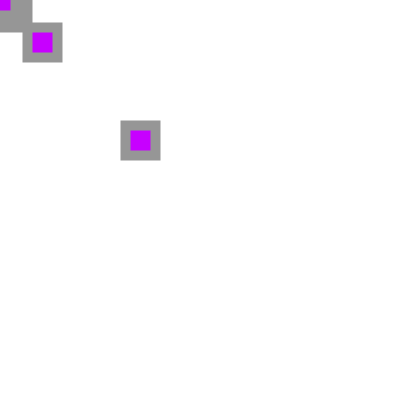
Frame 1 (no input)
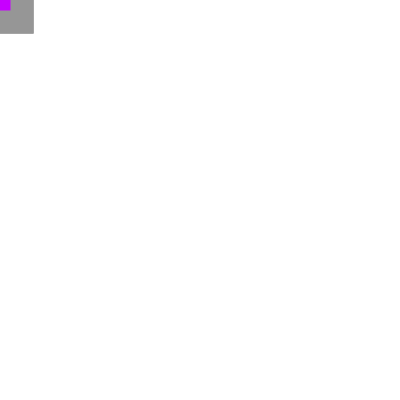
Frame 60 (the mouse pressed at the canvas centre just before this capture)
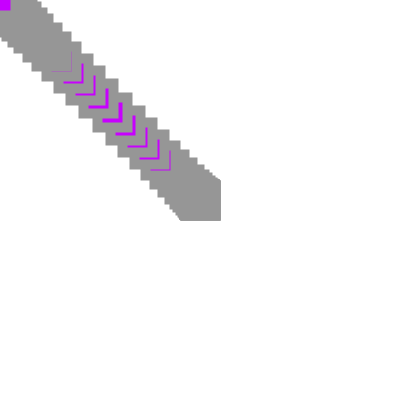
Frame 120 (the mouse held since frame 60 and released just before this capture)

The Processing sketch that drew these frames (run headless with seeded random() and noise(); from frame 60 on, the mouse is pressed at the canvas centre):

// Processing sketch: processing_174349
// ── processing_174349.pde

float easing = 0.7;
suiveur chef;
 
void setup(){
  size(400,400); 
  chef = new suiveur();
}
 
void draw(){
  //Static Alien Experiment
 


 
rectMode(CENTER);
fill(#009BFF);
rect(100,120,45,60);  //Body
 
fill(#009BFF);
rect(100,70,60,70);  //Head
 
fill(#009BFF);
ellipse(85,60,20,15);    //Right Eye
ellipse(115,60,20,15);   //Left Eye
 
ellipse(85,147,30,10);  //Right Foot
ellipse(115,147,30,10);  //Left Foot
 
strokeWeight(10);
stroke(150);
line(73,100,50,120); //Right Arm
line(127,100,150,120);  //Left Arm
 fill(#C700FF);


  background(255);
   chef.dessine(mouseX, mouseY);
}
 
class suiveur{
  suiveur suivant;
  float x,y;
  suiveur(){
    suivant = new suiveur(120);
    x=width/2;y=height/2;
  }
  suiveur(int n){
    if(n>0) suivant = new suiveur(n-1);
  }
  void dessine(float _x, float _y){
    x=_x+(x-_x)*easing;
    y=_y+(y-_y)*easing;
    rect(x,y,30,30);
     if(suivant!=null){
       suivant.dessine(x,y);
     }
  }
}
